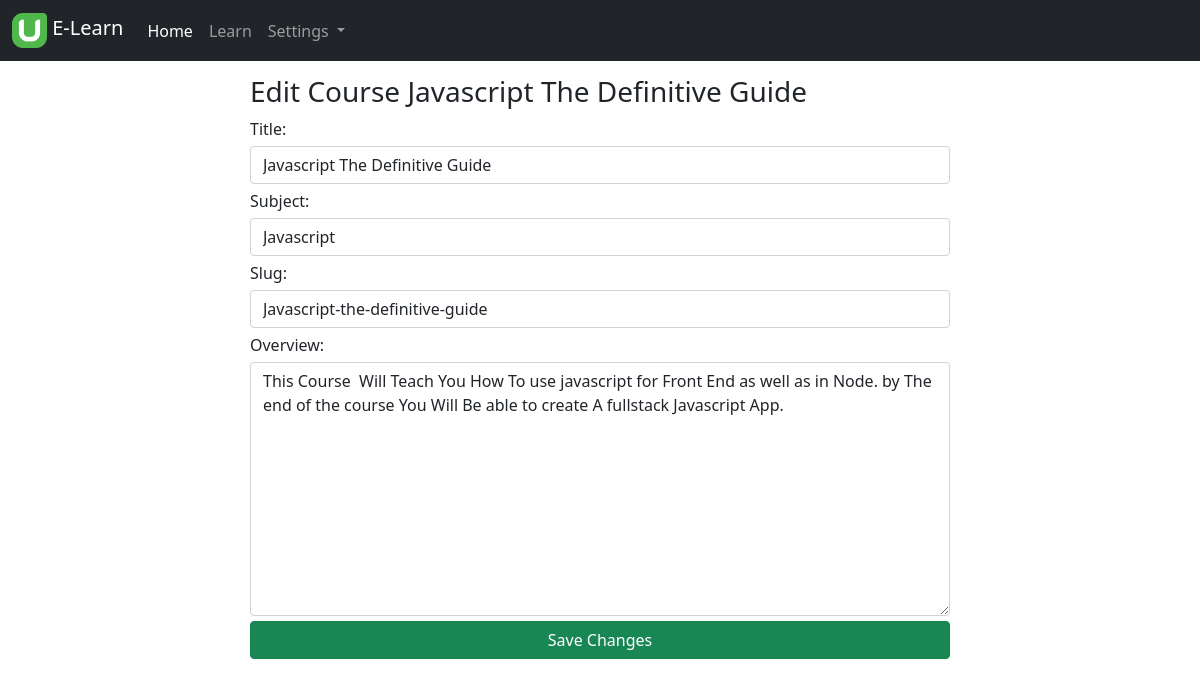
Page /courses/3/edit/ (signed in) on the committed database.
### courses/models.py (models this page shows, shortened)
class Course(models.Model):
    subject = models.ForeignKey(Subject, on_delete=models.CASCADE, related_name='courses')
    owner =  models.ForeignKey(User, on_delete=models.CASCADE, related_name='courses_created')
    title = models.CharField(max_length=200, db_index=True)
    image = ThumbnailerImageField(upload_to=course_image, default='images/default.png')
    slug = models.SlugField(max_length=200, unique=True, db_index=True)
    overview = models.TextField()
    student = models.ManyToManyField(User, related_name='enrolled_courses')
    created = models.DateTimeField(auto_now_add=True)
    updated = models.DateTimeField(auto_now=True)
    class Meta:
        ordering = ('-created',)
        index_together = ('id', 'slug')

class Subject(models.Model):
    title = models.CharField(max_length=200, db_index=True)
    slug = models.SlugField(max_length=200, unique=True, db_index=True)
    def __str__(self):
        return self.title
    class Meta:
        ordering = ('title',)
        index_together = ('id', "slug")

### courses/views.py (the view)
# urls.py: path('courses/<pk>/edit/', UpdateCourse.as_view(), name="update_course"),
class UpdateCourse(CourseOwnEditMixin, UpdateView):
    permission_required = 'courses.change_course'

### courses/views.py (called while the page is built)
    def get_queryset(self):
        qs = super().get_queryset()
        qs.filter(owner=self.request.user)
        return qs

### courses/templates/courses/form.html (shortened to what this page needs)
{% extends 'base.html' %}
{% load static %}
{% block content %}
<section class="course-form-main">
    <h3>
        {% if object %}
            Edit Course {{object.title}}
        {% else %}
            Create A New Course
        {% endif %}
    </h3>
    <article class="course-form-container">
        <form class="course-form" method="POST">
            {{form}}
            {% if object %}
                <button type="submit" class="btn btn-success">Save Changes</button>
            {% else %}
                <button type="submit" class="btn btn-success">Create Course</button>
            {% endif %}
        </form>
    </article>
</section>
{% endblock %}

### courses/templates/base.html (style rules this page uses)
* { box-sizing: border-box; }
html { height: 100%; }
body { display: grid; grid-template-rows: 60px auto 50px; grid-template-areas: "header" "main" "footer"; height: 100%; }

### courses/templates/courses/form.html (style rules this page uses)
.course-form-main { margin-top: 15px; display: flex; flex-direction: column; max-width: 700px; margin-left: auto; margin-right: auto; }
.course-form { display: flex; flex-direction: column; row-gap: 5px; }

### rows in the picture
Course: title "Javascript The Definitive Guide", subject "Javascript", slug "Javascript-the-definitive-guide", overview "This Course Will Teach You How To use javascript for Front End as well as in Node. by The end of the course You Will Be able to create A fullstack Javascript App."
